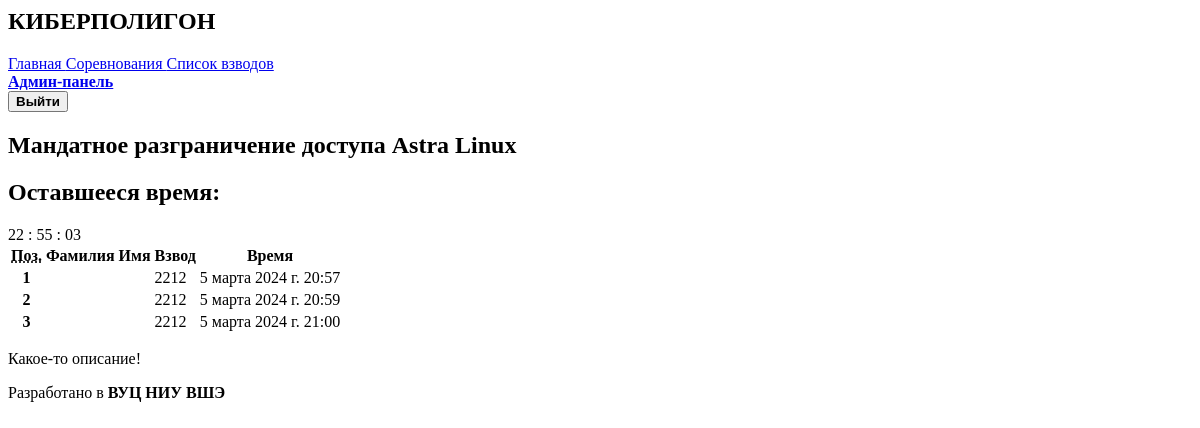
The app's page /cyberpolygon/competitions/astra-linux2024-03-05-2042000300/ (signed in), older data.
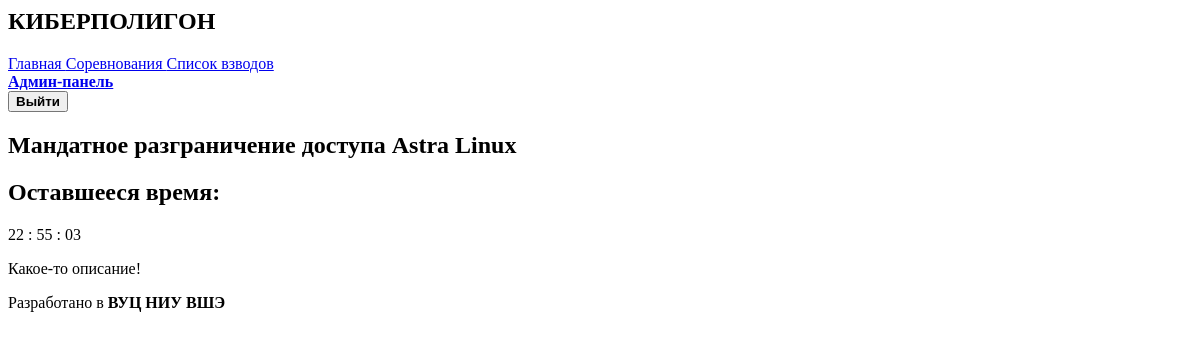
The same page, newer data.
### interface/models.py (models this page shows, shortened)
class Answers(models.Model):
    lab = models.ForeignKey(Lab, related_name="lab", on_delete=models.CASCADE)
    user = models.ForeignKey(settings.AUTH_USER_MODEL, on_delete=models.CASCADE)
    datetime = models.DateTimeField(null=True)
    class Meta:
        verbose_name = 'Ответ'
        verbose_name_plural = 'Ответы'

class User(AbstractUser):
    platoon = models.ForeignKey(Platoon,
                                related_name="students",
                                on_delete=models.CASCADE,
                                verbose_name="взвод",
                                null=True)
    class Meta:
        verbose_name = 'Пользователь'
        verbose_name_plural = 'Пользователи'

class Platoon(models.Model):
    number = models.fields.IntegerField('Номер взвода')
    def __str__(self):
        return str(self.number)
    class Meta:
        verbose_name = 'Взвод'
        verbose_name_plural = 'Взвода'

### interface/views.py (the view)
# urls.py: path("competitions/<slug:slug>/", CompetitionDetailView.as_view(), name="competition-detail"),
class CompetitionDetailView(DetailView):
    model = Competition
    def get_context_data(self, **kwargs):
        context = super().get_context_data(**kwargs)
        context["available"] = True
        if not self.request.user.is_staff:
            if timezone.now() < context["object"].start or timezone.now() > context["object"].finish:
                context["available"] = False
                return context
        competition = context["object"]
        context["object"] = competition.lab
        context = LabDetailView.set_submitted(context, self.request)
        if self.request.user.is_staff:
            solutions = Answers.objects.filter(
                lab=competition.lab,
                user__platoon__in=competition.platoons.all(),
                datetime__lte=competition.finish,
                datetime__gte=competition.start
            ).order_by('datetime').values()
            pos = 1
            for solution in solutions:
                user = User.objects.get(pk=solution["user_id"])
                solution["user"] = user
                solution["pos"] = str(pos)
                pos += 1
            context["solutions"] = solutions
        context["object"] = competition
        context["delta"] = CompetitionDetailView.get_timer(context["object"])
        return context
    @staticmethod
    def get_timer(competition):
        delta = (competition.finish - timezone.now()).seconds
        seconds = delta % 60
        delta //= 60
        minutes = delta % 60
        hours = delta // 60
        out = {"hours": hours, "minutes": minutes, "seconds": seconds}
        for key, value in out.items():
            n_value = str(value)
            n_value = (2 - len(n_value)) * "0" + n_value
            out[key] = n_value
        return out

### templates/interface/competition_detail.html (shortened to what this page needs)
{% extends 'interface/base.html' %}
{% block content %}
    <div class="columns is-centered">
        <div class="column is-two-thirds">
        {% if available  %}
            <h1 class="title is-2">{{ object.lab.name }}</h1>
            <div class="column is-one-quarter p-0 mb-4">
                <div id="timer" class="message is-dark">
                    <div class="message-body">
                    <h2 class="has-text-weight-bold">Оставшееся время:</h2>
                    <div id="countdown" class="has-text-weight-bold has-text-danger">{{ delta.hours }} <span>:</span>
                    </div>
                    </div>
                </div>
            </div>
            {% if solutions %}
                <table class="table">
                  <thead>
                    <tr>
                        <th><abbr title="Позиция">Поз.</abbr></th>
                        <th>Фамилия</th>
                        <th>Имя</th>
                        <th>Взвод</th>
                        <th>Время</th>
                    </tr>
                  </thead>
                  <tbody>
                  {% for solution in solutions %}
                    <tr>
                      <th>{{ solution.pos }}</th>
                      <td>{{ solution.user.name }}</td>
                      <td>{{ solution.user.second_name }}</td>
                      <td>{{ solution.user.platoon }}</td>
                      <td>{{ solution.datetime }}</td>
                     </tr>
                  {% endfor  %}
                  </tbody>
                </table>
            {% endif %}
            <p><div class="content">{{ object.lab.description | safe  }}</div></p>
        {% else  %}
            <div class="notification is-warning is-light">
                <h1 class="subtitle is-4">Соревнование станет доступно: {{ object.start }}</h1>
            </div>
        {% endif %}
        </div>
    </div>
{% endblock %}

Row changes from the older to the newer data that the page shows:
removed Answers: pos "1", user.platoon "2212", datetime "5 марта 2024 г. 20:57"
removed Answers: pos "2", user.platoon "2212", datetime "5 марта 2024 г. 20:59"
removed Answers: pos "3", user.platoon "2212", datetime "5 марта 2024 г. 21:00"
Text that changed along with them:
text no longer shown: "Поз. Фамилия Имя Взвод Время"
